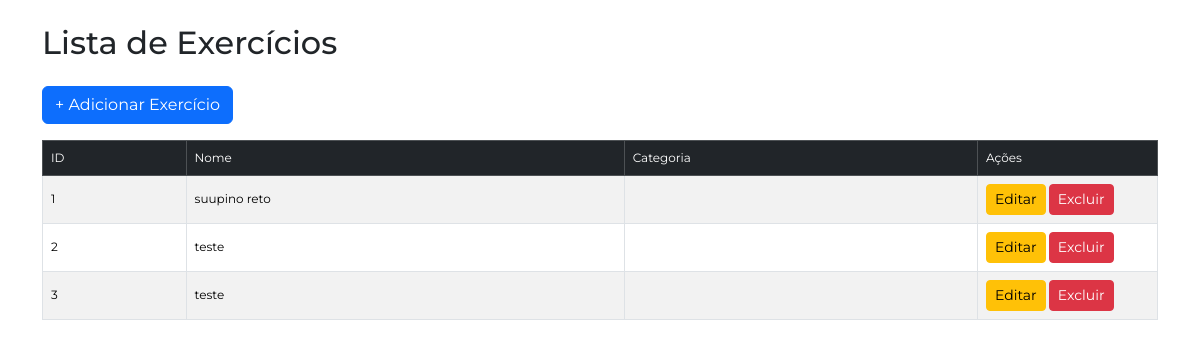
Page /exercicios/listar/ (signed in) on the earlier database version.
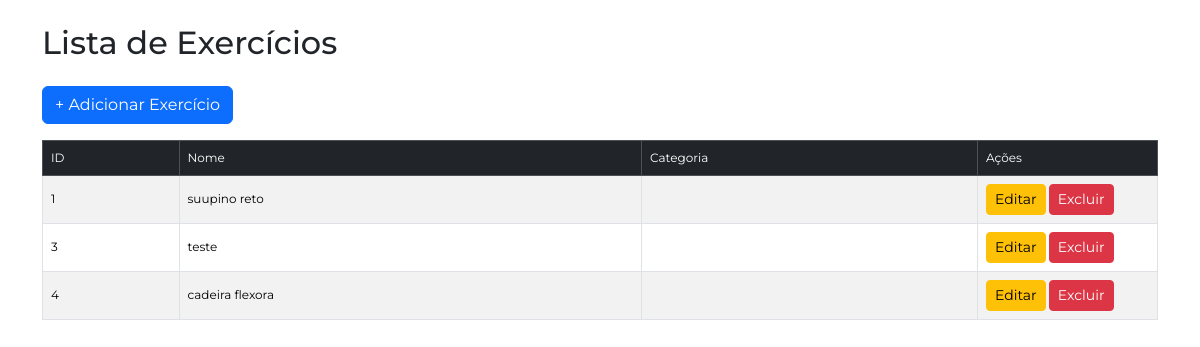
Same page on the later database version.
### app/models.py (models this page shows, shortened)
class Exercicio(db.Model):
    __tablename__ = 'exercicio'
    id = db.Column(db.Integer, primary_key=True)
    nome = db.Column(db.String(100), nullable=False)
    grupo_muscular = db.Column(db.String(50))
    descricao = db.Column(db.Text)
    video_url = db.Column(db.String(200))
    ativo = db.Column(db.Boolean, default=True)

### app/blueprints/exercicios/routes.py (the view)
@exercicios_blueprint.route('/listar/')
@login_required
def listarExercicios():
    exercicios = Exercicio.query.all()
    return render_template('exercicio-lista.html', exercicios=exercicios)

### app/models.py (called while the page is built)
@login_manager.user_loader
def load_user(user_id):
    return User.query.get(user_id)

### app/blueprints/exercicios/templates/exercicio-lista.html (shortened to what this page needs)
{% extends "base.html" %}
{% block content %}
<div class="container mt-4">
    <h2 class="mb-4">Lista de Exercícios</h2>
    <a href="{{ url_for('exercicios.criarExercicio') }}" class="btn btn-primary mb-3">
        + Adicionar Exercício
    </a>
    <table class="table table-striped table-bordered">
        <thead class="table-dark">
            <tr>
                <th>ID</th>
                <th>Nome</th>
                <th>Categoria</th>
                <th style="width: 180px;">Ações</th>
            </tr>
        </thead>
        <tbody>
            {% for exercicio in exercicios %}
            <tr>
                <td>{{ exercicio.id }}</td>
                <td>{{ exercicio.nome }}</td>
                <td>{{ exercicio.categoria }}</td>
                <td>
                    <a href="{{ url_for('exercicios.editarExercicio', exercicio_id=exercicio.id) }}" class="btn btn-sm btn-warning">
                        Editar
                    </a>
                    <form action="{{ url_for('exercicios.excluirExercicio', exercicio_id=exercicio.id) }}" method="POST"
                          style="display: inline-block;"
                          onsubmit="return confirm('Tem certeza que deseja excluir?');">
                        <button class="btn btn-sm btn-danger">Excluir</button>
                    </form>
                </td>
            </tr>
            {% else %}
            <tr>
                <td colspan="4" class="text-center py-3">
                    Nenhum exercício cadastrado.
                </td>
            </tr>
            {% endfor %}
        </tbody>
    </table>
</div>
{% endblock %}

### app/templates/base.html (shortened to what this page needs)
<!DOCTYPE html>
<html lang="pt-br
<head>
    <meta charset="UTF-8">
    <link rel="stylesheet" href="{{ url_for('static', filename='css/reset.css') }}">
    <link href="https://cdn.jsdelivr.net/npm/bootstrap@5.3.8/dist/css/bootstrap.min.css" rel="stylesheet">
    <link rel="stylesheet" href="{{ url_for('static', filename='css/style.css') }}">
</head>
<body>
    <section class="container-fluid mt-4">
        {% block content %} {% endblock %}
    </section>
</body>
</html>

### app/static/css/style.css (style rules this page uses)
:root { --cor-de-fundo: #FFFFFF; --cor-principal: #002f52; --cor-titulo: #ebecee; --azul: #0088FF; --amarelo: #FFCC00; --vermelho: #FF2227; --verde: #34C759; --roxo: #CB30E0; --fonte-principal: "Montserrat", sans-serif; --fonte-secundaria: "Josefin Sans"; }
body { margin: 0 !important; padding: 0 !important; background-color: var(--cor-de-fundo); font-family: var(--fonte-principal); font-size: 12px; font-weight: 400; }

### app/static/css/cabecalho.css (style rules this page uses)
section.container-fluid.mt-4 { margin-top: 0 !important; }
section.container-fluid { padding-left: 0 !important; padding-right: 0 !important; }

Differences in the rows shown:
removed Exercicio: id "2", nome "teste"
added Exercicio: id "4", nome "cadeira flexora"
